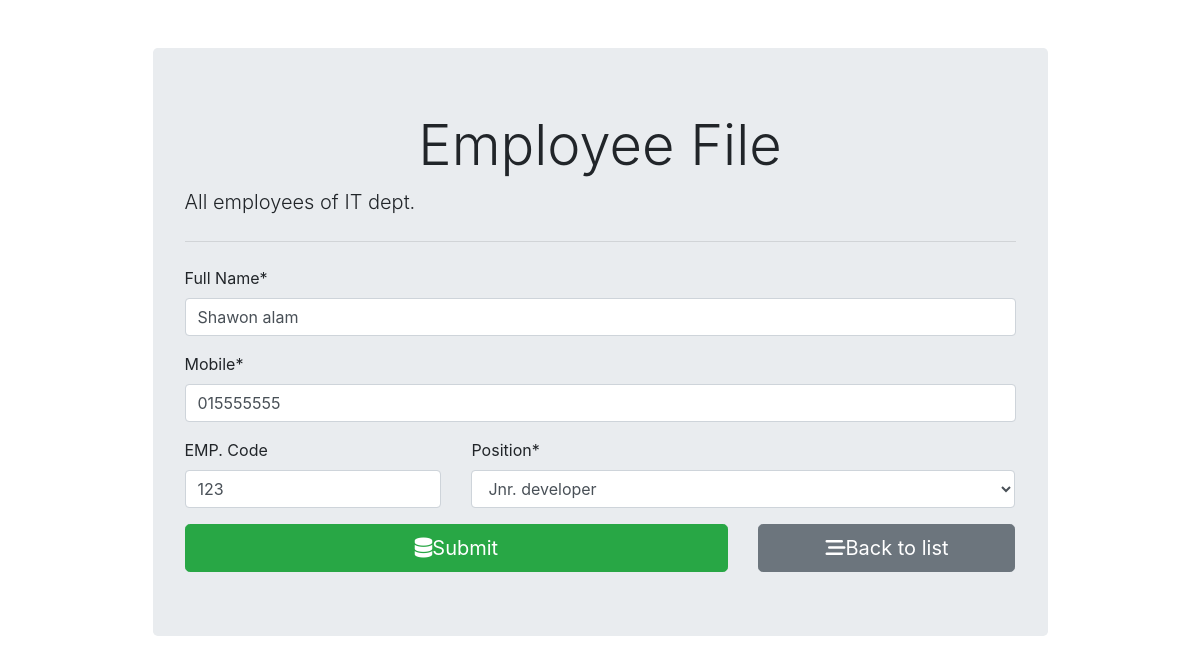
Page /employee/13/ on the committed database.
### employee_register/models.py (models this page shows, shortened)
class Employee(models.Model):
    fullname = models.CharField(max_length=100)
    emp_code = models.CharField(max_length=3)
    mobile = models.CharField(max_length=15)
    position = models.ForeignKey(Position, on_delete=models.CASCADE)

### employee_register/views.py (the view, shortened to what this page needs)
# urls.py: path('', views.employee_form, name='employee_insert'),
def employee_form(request, id=0):
    if request.method == 'GET':
        if id == 0:
            form = EmployeeForm()
        else:
            employee = Employee.objects.get(pk=id)
            form = EmployeeForm(instance=employee)
        return render(request, 'employee_register/employee_form.html', {'form': form})

### employee_register/forms.py
class EmployeeForm(forms.ModelForm):
    class Meta:
        model = Employee
        fields = ('fullname', 'mobile', 'emp_code', 'position')
        labels = {
            'fullname': 'Full Name',
            'emp_code': 'EMP. Code'
        }
    def __init__(self, *args, **kwargs):
        super(EmployeeForm, self).__init__(*args, **kwargs)
        self.fields['position'].empty_label = 'Select'
        self.fields['emp_code'].required = False

### employee_register/models.py (called while the page is built)
    def __str__(self):
        return self.title

### employee_register/templates/employee_register/employee_form.html (shortened to what this page needs)
{% extends "employee_register/base.html" %}
{% load crispy_forms_tags %}
{% block content %}
<form action="" method="post" autocomplete="off">
    {{ form.fullname | as_crispy_field}}
    {{ form.mobile | as_crispy_field}}
    <div class="row">
        <div class="col-md-4">
            {{ form.emp_code | as_crispy_field}}
        </div>
        <div class="col-md-8">
            {{ form.position | as_crispy_field}}
        </div>
    </div>
    <div class="row">
        <div class="col-md-8">
            <button type="submit" class="btn btn-success btn-block btn-lg">
                <i class="fas fa-database"></i>Submit
            </button>
        </div>
        <div class="col-md-4">
            <a href="{% url 'employee_list'%}" class="btn btn-secondary btn-block btn-lg">
                <i class="fas fa-stream"></i>Back to list
            </a>
        </div>
    </div>
</form>
{% endblock content %}

### rows in the picture
Employee: fullname "Shawon alam", mobile "015555555", emp_code "123", position "Jnr. developer"
